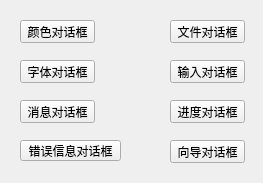
<?xml version="1.0" encoding="UTF-8"?>
<ui version="4.0">
 <class>MyWidget</class>
 <widget class="QWidget" name="MyWidget">
  <property name="geometry">
   <rect>
    <x>0</x>
    <y>0</y>
    <width>263</width>
    <height>183</height>
   </rect>
  </property>
  <property name="windowTitle">
   <string>MyWidget</string>
  </property>
  <widget class="QPushButton" name="pushButton">
   <property name="geometry">
    <rect>
     <x>20</x>
     <y>20</y>
     <width>75</width>
     <height>23</height>
    </rect>
   </property>
   <property name="text">
    <string>颜色对话框</string>
   </property>
  </widget>
  <widget class="QPushButton" name="pushButton_2">
   <property name="geometry">
    <rect>
     <x>170</x>
     <y>20</y>
     <width>75</width>
     <height>23</height>
    </rect>
   </property>
   <property name="text">
    <string>文件对话框</string>
   </property>
  </widget>
  <widget class="QPushButton" name="pushButton_3">
   <property name="geometry">
    <rect>
     <x>20</x>
     <y>60</y>
     <width>75</width>
     <height>23</height>
    </rect>
   </property>
   <property name="text">
    <string>字体对话框</string>
   </property>
  </widget>
  <widget class="QPushButton" name="pushButton_4">
   <property name="geometry">
    <rect>
     <x>170</x>
     <y>60</y>
     <width>75</width>
     <height>23</height>
    </rect>
   </property>
   <property name="text">
    <string>输入对话框</string>
   </property>
  </widget>
  <widget class="QPushButton" name="pushButton_5">
   <property name="geometry">
    <rect>
     <x>20</x>
     <y>100</y>
     <width>75</width>
     <height>23</height>
    </rect>
   </property>
   <property name="text">
    <string>消息对话框</string>
   </property>
  </widget>
  <widget class="QPushButton" name="pushButton_6">
   <property name="geometry">
    <rect>
     <x>170</x>
     <y>100</y>
     <width>75</width>
     <height>23</height>
    </rect>
   </property>
   <property name="text">
    <string>进度对话框</string>
   </property>
  </widget>
  <widget class="QPushButton" name="pushButton_7">
   <property name="geometry">
    <rect>
     <x>20</x>
     <y>140</y>
     <width>101</width>
     <height>21</height>
    </rect>
   </property>
   <property name="text">
    <string>错误信息对话框</string>
   </property>
  </widget>
  <widget class="QPushButton" name="pushButton_8">
   <property name="geometry">
    <rect>
     <x>170</x>
     <y>140</y>
     <width>75</width>
     <height>23</height>
    </rect>
   </property>
   <property name="text">
    <string>向导对话框</string>
   </property>
  </widget>
 </widget>
 <layoutdefault spacing="6" margin="11"/>
 <resources/>
 <connections/>
</ui>
